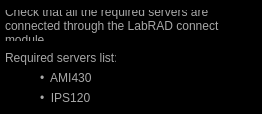
<?xml version="1.0" encoding="UTF-8"?>
<ui version="4.0">
 <class>Dialog</class>
 <widget class="QDialog" name="Dialog">
  <property name="geometry">
   <rect>
    <x>0</x>
    <y>0</y>
    <width>262</width>
    <height>114</height>
   </rect>
  </property>
  <property name="windowTitle">
   <string>Server List</string>
  </property>
  <property name="windowIcon">
   <iconset resource="../../Resources/DEMONSResources.qrc">
    <normaloff>:/Pictures/Pictures/DemonLogo.png</normaloff>:/Pictures/Pictures/DemonLogo.png</iconset>
  </property>
  <property name="styleSheet">
   <string notr="true">background: black</string>
  </property>
  <widget class="QLabel" name="label">
   <property name="geometry">
    <rect>
     <x>5</x>
     <y>50</y>
     <width>111</width>
     <height>16</height>
    </rect>
   </property>
   <property name="styleSheet">
    <string notr="true">#label{
color: rgb(168,168,168)
}</string>
   </property>
   <property name="text">
    <string>Required servers list: </string>
   </property>
  </widget>
  <widget class="QLabel" name="label_2">
   <property name="geometry">
    <rect>
     <x>40</x>
     <y>70</y>
     <width>111</width>
     <height>16</height>
    </rect>
   </property>
   <property name="styleSheet">
    <string notr="true">#label_2{
color: rgb(168,168,168)
}</string>
   </property>
   <property name="text">
    <string>•  AMI430</string>
   </property>
  </widget>
  <widget class="QLabel" name="label_3">
   <property name="geometry">
    <rect>
     <x>5</x>
     <y>10</y>
     <width>241</width>
     <height>31</height>
    </rect>
   </property>
   <property name="styleSheet">
    <string notr="true">#label_3{
color: rgb(168,168,168)
}</string>
   </property>
   <property name="text">
    <string>Check that all the required servers are connected through the LabRAD connect module. </string>
   </property>
   <property name="wordWrap">
    <bool>true</bool>
   </property>
  </widget>
  <widget class="QLabel" name="label_6">
   <property name="geometry">
    <rect>
     <x>40</x>
     <y>90</y>
     <width>111</width>
     <height>16</height>
    </rect>
   </property>
   <property name="styleSheet">
    <string notr="true">#label_6{
color: rgb(168,168,168)
}</string>
   </property>
   <property name="text">
    <string>•  IPS120</string>
   </property>
  </widget>
 </widget>
 <resources>
  <include location="../../Resources/DEMONSResources.qrc"/>
 </resources>
 <connections/>
</ui>
